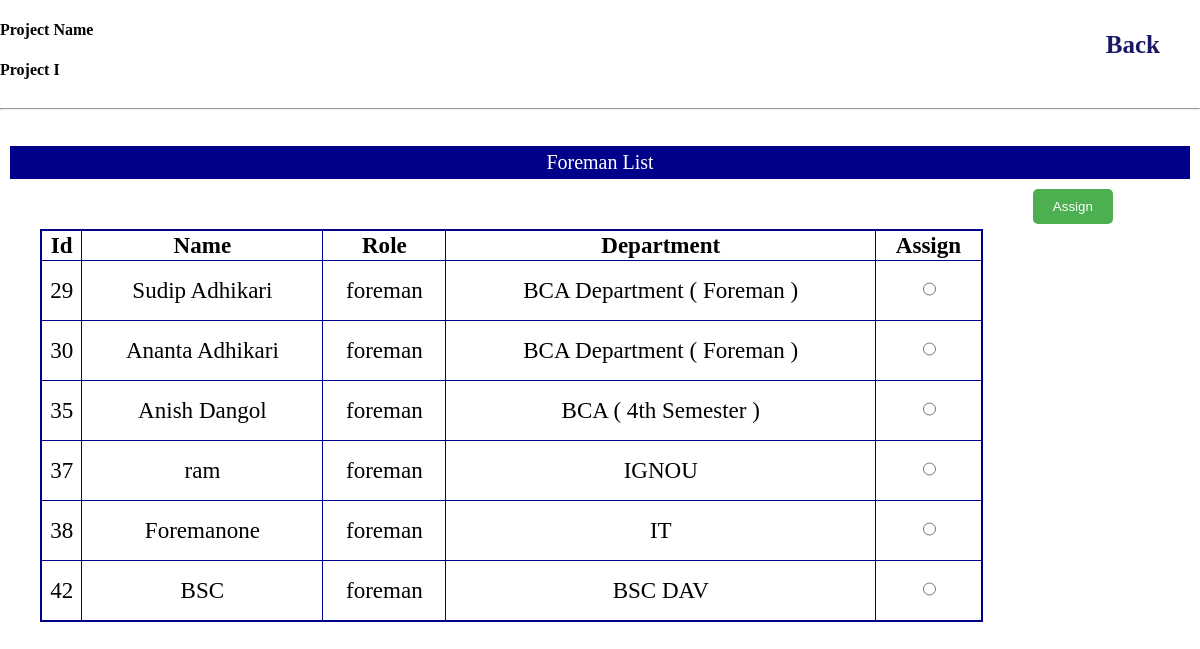
/Assignment/foremanAssignProject.php?p_id=6 (signed in), run on the app's committed database.
### tables this page shows
CREATE TABLE `project` (
  `id` int(11) NOT NULL,
  `project_name` varchar(255) NOT NULL,
  `file_type` int(11) NOT NULL,
  `file` varchar(255) DEFAULT NULL,
  `cost` int(11) NOT NULL,
  `project_details` text DEFAULT NULL,
  `created_date` timestamp NOT NULL DEFAULT current_timestamp() ON UPDATE current_timestamp(),
  `deadline` datetime DEFAULT NULL
);

CREATE TABLE `users` (
  `id` int(11) NOT NULL,
  `fullname` varchar(255) NOT NULL,
  `email` varchar(50) DEFAULT NULL,
  `phone` int(11) DEFAULT NULL,
  `address` varchar(255) NOT NULL,
  `username` varchar(255) DEFAULT NULL,
  `password` varchar(255) DEFAULT NULL,
  `department_id` int(11) DEFAULT NULL,
  `role` varchar(20) NOT NULL,
  `created_date` timestamp NOT NULL DEFAULT current_timestamp() ON UPDATE current_timestamp()
);

CREATE TABLE `department` (
  `dpt_id` int(11) NOT NULL,
  `department_name` varchar(255) NOT NULL,
  `created_date` timestamp NOT NULL DEFAULT current_timestamp() ON UPDATE current_timestamp()
);

### Assignment/foremanAssignProject.php (the view, shortened to what this page needs)
<?php
include '../dbconnect/dbconnect.php';
$userType= $_SESSION["user_type"];
$project_id = $_GET['p_id'];
?>
<!DOCTYPE html>
<html lang="en">
<head>
    <link rel="stylesheet" href="../css/project_details.css">
    <link rel="stylesheet" href="../css/assignment.css">
</head>
<body>
    <?php
    if($userType=="admin")
{?>
    <?php
        if($userType== "admin")
        { ?>
            <div class="main">
                <table border="1">
                    <div class="project_info">
                        <?php
                            $sql="select * from project where id=$project_id" ;
                            $result_view=mysqli_query($conn,$sql);
                            $row_view=mysqli_fetch_assoc($result_view);
                            $fetched_project_name=$row_view['project_name'];
                        ?>
                        <div id="project_name">
                        <h4 class="p">Project Name <a href="./Assignedforeman.php?user_type=<?php echo $userType; ?>&p_id=<?php echo $project_id; ?>" class="back_btn">Back</a></h4>
                            <h4 class="p_n">
                                <?php
                                echo $fetched_project_name ;
                                ?>
                            </h4>
                        </div>
                    </div>
                </table>
            </div>
        <?php
    }?>
    <hr>
    <?php
        if(!($userType=='user')){?>
        <div class="layout">
                <a href="./foremanAssignProject.php?p_id=<?php echo $project_id; ?>" id="assign_user">Assign</a>
                <a href="./unassignforeman.php?p_id=<?php echo $project_id; ?>" id="assign_user">UnAssign</a>
                 </div>
            <?php
            }?>
    <center><div Class="foreman_nav">Foreman List</div></center>
        <div class="showforeman">
            <div class="foremantableview">
                <form action="" method="POST">
                    <table border="1">
                        <?php
                            $query_users_view="SELECT * from users where role='foreman'";
                            $result_view=mysqli_query($conn,$query_users_view);
                            $num_view=mysqli_num_rows($result_view);
                            if($num_view>0)
                            {?>
                                <tr>
                                <th>Id</th>
                                <th>Name</th>
                                <th>Role</th>
                                <th>Department</th>
                                <th>Assign</th>
                                </tr>
                                <?php
                                while($row=mysqli_fetch_assoc($result_view))
                                {
                                    $foreman_id=$row['id'];
                                    $fullname=$row['fullname'];
                                    $role=$row['role'];
                                    $dpt_id=$row['department_id'];
                                    ?>
                                    <tr>
                                        <td><?php echo  $foreman_id ?></td>
                                        <td><?php echo $fullname  ?></td>
                                        <td><?php echo $role ?></td>
                                        <?php
                                            $query_department_view="SELECT * from department where dpt_id='$dpt_id'";
                                            $dpt_result_view=mysqli_query($conn,$query_department_view);
                                            $row=mysqli_fetch_assoc($dpt_result_view);
                                            $dpt_name=$row['department_name'];
                                        ?>
                                        <td><?php echo $dpt_name ?></td>
                                        <td><input type="radio" name="checked_id" value="<?php echo $foreman_id; ?>" class="checkbox"></td>
                                    </tr>
                                    <?php
                                }
                            }
                            else
                            {
                                echo "No Foreman Found.";
                            }
                        ?>
                    </table>
                    </div>
                <div class="foremansubmitview">
                <input type="submit"  value="Assign" name="submit" class="btn_done">
        <br><br>
        </div>
    </div>
    <?php
    }
    else
    {
        echo "Access Forbidden";
    }?>
</body>
</html>

### css/project_details.css (style rules this page uses)
body { margin: 0px; padding: 0px; }
a { color: #551A8B; text-decoration: none; }
#assign_user { margin-right: 6rem; color: white; padding: 10px; }
td { font-size: 10px; color: black; text-align: center; }
th { font-size: 15px; text-align: center; }
.back_btn { float: right; margin-right: 30px; color: #191966; font-size: 25px; padding: 10px; }

### css/assignment.css (style rules this page uses)
.showuser, .showforeman { width: 100%; height: 300px; display: flex; align-content: center; }
.usertableview, .foremantableview { flex: 6; margin:40px; }
.usersubmitview, .foremansubmitview { flex: 1; margin-left:10px; margin-right: 10px; margin-top: 0px; }
table,th,td { font-size: larger; border-collapse: collapse; }
table { width: 100%; border: 2px solid darkblue; }
.btn_done { padding: 10px 20px; background-color: #4CAF50; color: white; border: none; border-radius: 5px; cursor: pointer; }
input.checkbox { height: 3rem; }
.foreman_nav, .user_nav { background-color: darkblue; color: white; font-size: 20px; margin: 10px; padding: 5px; }

### data on the page
project: project_name "Project I"
users: id "29", fullname "Sudip Adhikari", role "foreman", department.department_name "BCA Department ( Foreman )"
users: id "30", fullname "Ananta Adhikari", role "foreman", department.department_name "BCA Department ( Foreman )"
users: id "35", fullname "Anish Dangol", role "foreman", department.department_name "BCA ( 4th Semester )"
users: id "37", fullname "ram", role "foreman", department.department_name "IGNOU"
users: id "38", fullname "Foremanone", role "foreman", department.department_name "IT"
users: id "42", fullname "BSC", role "foreman", department.department_name "BSC DAV"
